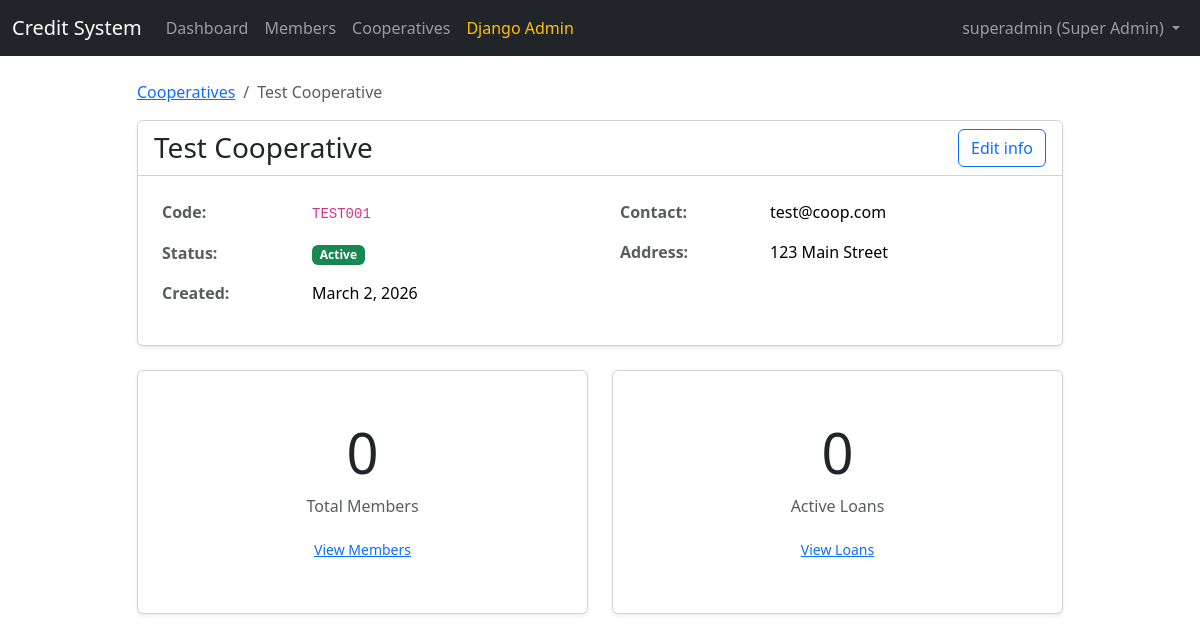
Page /cooperatives/1/ (signed in) on the earlier database version.
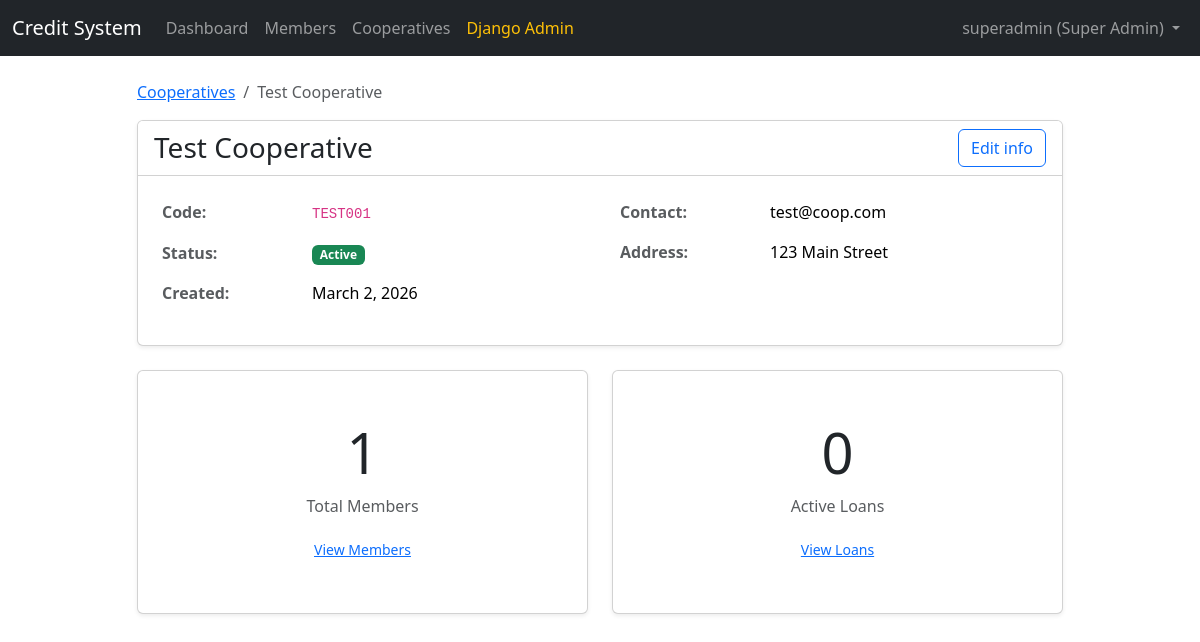
Same page on the later database version.
### cooperatives/models.py (models this page shows, shortened)
class Cooperative(models.Model):
    STATUS_CHOICES = (
        ('active', 'Active'),
        ('inactive', 'Inactive'),
    )
    name = models.CharField(max_length=255)
    code = models.CharField(max_length=50, unique=True)
    address = models.TextField()
    contact = models.CharField(max_length=255)  # Can contain phone/email
    status = models.CharField(max_length=20, choices=STATUS_CHOICES, default='active')
    created_at = models.DateTimeField(auto_now_add=True)
    updated_at = models.DateTimeField(auto_now=True)
    class Meta:
        ordering = ['-created_at']
        verbose_name_plural = 'Cooperatives'

### cooperatives/views.py (the view)
# urls.py: path('<int:pk>/', views.CooperativeDetailView.as_view(), name='detail'),
class CooperativeDetailView(StaffOrAdminMixin, CooperativeAccessMixin, DetailView):
    model = Cooperative
    template_name = 'cooperatives/cooperative_detail.html'
    context_object_name = 'cooperative'

### accounts/models.py (called while the page is built)
    def is_superadmin(self):
        return self.role == 'superadmin'

    def is_admin(self):
        return self.role == 'admin'

    def is_staff_user(self):
        return self.role == 'staff'

### accounts/permissions.py (called while the page is built, shortened)
    def test_func(self):
        return self.request.user.is_authenticated and (
            self.request.user.is_staff_user() or
            self.request.user.is_admin() or
            self.request.user.is_superadmin()
        )

    def get_queryset(self):
        queryset = super().get_queryset()
        if self.request.user.is_superadmin():
            return queryset

    def get_context_data(self, **kwargs):
        context = super().get_context_data(**kwargs)
        if not self.request.user.is_superadmin() and self.request.user.cooperative:
            context['user_cooperative'] = self.request.user.cooperative
        return context

### templates/cooperatives/cooperative_detail.html (shortened to what this page needs)
{% extends 'base.html' %}
{% block content %}
<div class="row justify-content-center">
    <div class="col-md-10">
        <nav aria-label="breadcrumb">
            <ol class="breadcrumb">
                {% if request.user.is_superadmin %}
                <li class="breadcrumb-item"><a href="{% url 'cooperatives:list' %}">Cooperatives</a></li>
                {% endif %}
                <li class="breadcrumb-item active" aria-current="page">{{ cooperative.name }}</li>
            </ol>
        </nav>
        <div class="card shadow-sm mt-3">
            <div class="card-header bg-white d-flex justify-content-between align-items-center">
                <h3 class="mb-0">{{ cooperative.name }}</h3>
                {% if request.user.is_superadmin %}
                <div>
                    <a href="{% url 'cooperatives:edit' cooperative.pk %}" class="btn btn-outline-primary">Edit info</a>
                </div>
                {% endif %}
            </div>
            <div class="card-body">
                <div class="row">
                    <div class="col-md-6">
                        <table class="table table-borderless">
                            <tr>
                                <th class="text-muted" style="width: 150px;">Code:</th>
                                <td><code>{{ cooperative.code }}</code></td>
                            </tr>
                            <tr>
                                <th class="text-muted">Status:</th>
                                <td>
                                    <span
                                        class="badge {% if cooperative.status == 'active' %}bg-success{% else %}bg-secondary{% endif %}">
                                        {{ cooperative.get_status_display }}
                                    </span>
                                </td>
                            </tr>
                            <tr>
                                <th class="text-muted">Created:</th>
                                <td>{{ cooperative.created_at|date:"F j, Y" }}</td>
                            </tr>
                        </table>
                    </div>
                    <div class="col-md-6">
                        <table class="table table-borderless">
                            <tr>
                                <th class="text-muted" style="width: 150px;">Contact:</th>
                                <td>{{ cooperative.contact }}</td>
                            </tr>
                            <tr>
                                <th class="text-muted">Address:</th>
                                <td>{{ cooperative.address|linebreaks }}</td>
                            </tr>
                        </table>
                    </div>
                </div>
            </div>
        </div>
        <div class="row mt-4">
            <div class="col-md-6">
                <div class="card h-100 shadow-sm">
                    <div class="card-body text-center py-5">
                        <h1 class="display-4">{{ cooperative.members.count|default:"0" }}</h1>
                        <p class="text-muted">Total Members</p>
                        <a href="#" class="btn btn-sm btn-link">View Members</a>
                    </div>
                </div>
            </div>
            <div class="col-md-6">
                <div class="card h-100 shadow-sm">
                    <div class="card-body text-center py-5">
                        <h1 class="display-4">{{ cooperative.loans.count|default:"0" }}</h1>
                        <p class="text-muted">Active Loans</p>
                        <a href="#" class="btn btn-sm btn-link">View Loans</a>
                    </div>
                </div>
            </div>
        </div>
    </div>
</div>
{% endblock %}

Differences in the rows shown:
changed Cooperative "Test Cooperative": members.count "0" → "1"
